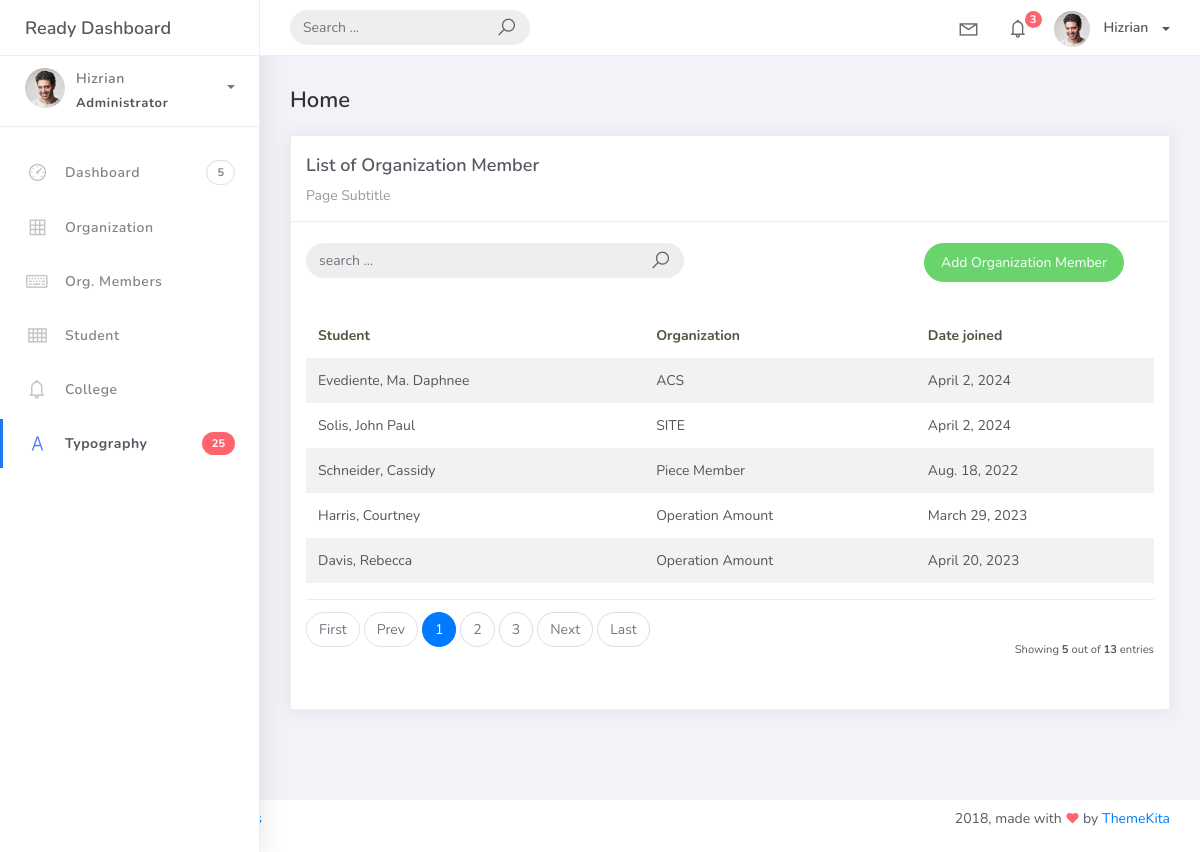
/organization_mem_list, run on the app's committed database.
### studentorg/models.py (models this page shows)
class BaseModel (models.Model):
    created_at = models.DateTimeField(auto_now_add=True, db_index=True)
    updated_at = models.DateTimeField (auto_now=True)
    class Meta:
        abstract = True

class OrgMember (BaseModel):
    student = models.ForeignKey (Student, on_delete=models.CASCADE)
    organization = models.ForeignKey (Organization, on_delete=models.CASCADE)
    date_joined = models.DateField()

class Student(BaseModel):
    student_id = models.CharField (max_length=15)
    lastname = models.CharField (max_length=25)
    firstname = models.CharField (max_length=25)
    middlename = models.CharField (max_length=25, blank=True, null=True)
    program = models.ForeignKey(Program, on_delete=models.CASCADE)
    def __str__(self):
        return f" {self.lastname}, {self.firstname}"

class Organization(BaseModel):
    name = models.CharField(max_length=250)
    college = models.ForeignKey (
        College, null=True, blank=True, on_delete=models.CASCADE)
    description = models.CharField(max_length=500)
    def __str__(self):
        return self.name

### studentorg/views.py (the view)
# urls.py: path('organization_mem_list', OrganizationMemberList.as_view(), name='organization-mem-list'),
class OrganizationMemberList(ListView):
    model = OrgMember
    context_object_name = 'home'
    template_name = 'org_mem_list.html'
    paginate_by = 5

### templates/org_mem_list.html
{% extends 'base.html' %}
{% load static %}
{% block content %}
<div class="content">
    <div class="container-fluid">
        <h4 class="page-title">Home</h4>
        <div class="row">
            <div class="col-md-12">
                <div class="card">
                    <div class="card-header">
                        <div class="card-title">List of Organization Member</div>
                        <div class="card-category">Page Subtitle</div>
                    </div>
                    <br />
                    <div class="col-md-12 row">
                        <div class="col-md-6">
                            <form class="navbar-left navbar-form nav-search mr-md-3" action="">
                                <div class="input-group">
                                    <input type="text" placeholder="search ..." class="form-control" />
                                    <div class="input-group-append">
                                        <span class="input-group-text">
                                            <i class="la la-search search-icon"></i>
                                        </span>
                                    </div>
                                </div>
                            </form>
                        </div>
                        <div class="col-md-6">
                            <div class="pull-right">
                                <a href="{% url 'organization-mem-add' %}" class="btn btn-success btn-rounded">Add Organization Member</a>
                            </div>
                        </div>
                    </div>
                    <div class="card-body">
                        <table class="table table-striped mt-3">
                            <thead>
                                <tr>
                                    <th scope="col">Student</th>
                                    <th scope="col">Organization</th>
                                    <th scope="col">Date joined</th>
                                </tr>
                            </thead>
                            <tbody>
                                {% for object in object_list %}
                                <tr>
                                    <td>{{ object.student }}</td>
                                    <td>{{ object.organization}}</td>
                                    <td>{{ object.date_joined}}</td>
                                </tr>
                                {% endfor %}
                            </tbody>
                        </table>
                        {% include 'includes/pagination.html' %}
                    </div>
                </div>
            </div>
        </div>
    </div>
</div>
{% endblock %}

### data on the page
OrgMember: student "Evediente, Ma. Daphnee", organization "ACS", date_joined "April 2, 2024"
OrgMember: student "Solis, John Paul", organization "SITE", date_joined "April 2, 2024"
OrgMember: student "Schneider, Cassidy", organization "Piece Member", date_joined "Aug. 18, 2022"
OrgMember: student "Harris, Courtney", organization "Operation Amount", date_joined "March 29, 2023"
OrgMember: student "Davis, Rebecca", organization "Operation Amount", date_joined "April 20, 2023"

### other printed values
{{ page_num }} "1"
{{ page_num }} "2" "3"
{{ object_list.count }} "5"
{{ paginator.count }} "13"
